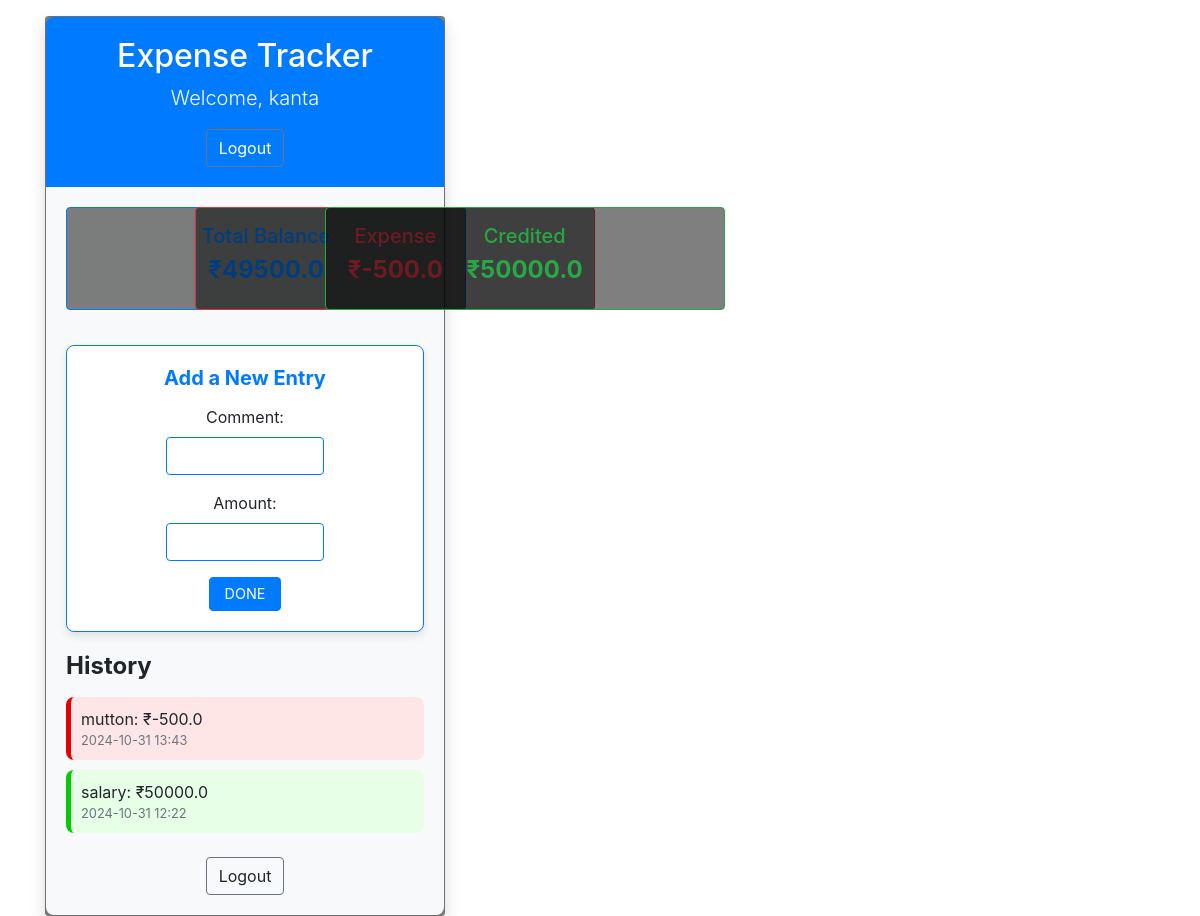
/tracker/ (signed in), run on the app's committed database.
### custuser/models.py (models this page shows, shortened)
class mycustomeuser(AbstractUser):
    username=None
    mobile=models.IntegerField(unique=True)
    profile_photo=models.ImageField(upload_to='uploads',default=None,blank=True,null=True)
    is_verified=models.BooleanField(default=False)
    USERNAME_FIELD='mobile'
    REQUIRED_FIELDS=[]
    objects=usermanager()

class trackermodel(models.Model):
    comment=models.CharField(max_length=100)
    amount=models.FloatField()
    user=models.ForeignKey(mycustomeuser,on_delete=models.CASCADE,null=True, blank=True)
    created_at=models.DateTimeField(auto_now=True)
    updated_at=models.DateTimeField(auto_now=True)

### custuser/views.py (the view, shortened to what this page needs)
# urls.py: path('tracker/',views.trackerview.as_view(),name='tracker'),
class trackerview(CreateView,ListView):
    model =trackermodel
    form_class = trackerform
    template_name = 'custuser/tracker4.html'
    success_url='/tracker/'  # Redirect after creating an entry
    def get_queryset(self):
        a1= trackermodel.objects.filter(user=self.request.user)
        a2= trackermodel.objects.filter(user=self.request.user).aggregate(total_amount=Sum('amount'))
        a3=trackermodel.objects.filter(user=self.request.user,amount__gte=0).aggregate(total_amount=Sum('amount'))
        a4=trackermodel.objects.filter(user=self.request.user,amount__lt=0).aggregate(total_amount=Sum('amount'))
        return [a1,a2,a3,a4]
    def get_context_data(self, **kwargs
                         ):
        context = super().get_context_data(**kwargs)
        context['object_list'] = self.get_queryset()[0]  # List of all records
        context['form'] = self.get_form()  # Form for creating new record
        context['total']=self.get_queryset()[1]['total_amount']
        context['Creadited']=self.get_queryset()[2]['total_amount']
        context['expense']=self.get_queryset()[3]['total_amount']
        return context

### custuser/forms.py
class trackerform(forms.ModelForm):
    class Meta:
        model=trackermodel
        fields=['comment','amount']

### custuser/templates/custuser/tracker4.html (shortened to what this page needs)
{% extends 'custuser/base.html' %}
{% block prv %}
<!DOCTYPE html>
<html lang="en">
<head>
    <link href="https://maxcdn.bootstrapcdn.com/bootstrap/4.5.2/css/bootstrap.min.css" rel="stylesheet">
    <link rel="stylesheet" href="https://cdnjs.cloudflare.com/ajax/libs/font-awesome/6.0.0-beta3/css/all.min.css">
</head>
<body>
<div class="container my-3">
    <div class="card shadow">
        <div class="tracker-header">
            <h2>Expense Tracker</h2>
            <p class="lead">Welcome, {{ request.user.first_name }}</p>
            <form action="{% url 'logout'%}" method="post">
                <button class="btn btn-outline-secondary lo1" value="Logout">Logout</button>
            </form>
        </div>
        <div class="tracker-body">
            <div class="row text-center mb-2">
                <div class="col-md-4 card-summary">
                    <div class="card p-3 border-primary" style="background-color:black;" >
                        <h5 class="text-primary" >Total Balance</h5>
                        <p class="h4 font-weight-bold text-primary">₹{{ total }}</p>
                    </div>
                </div>
                <div class="col-md-4 card-summary">
                    <div class="card p-3 border-danger" style="background-color:black;">
                        <h5 class="text-danger"  >Expense</h5>
                        <p class="h4 font-weight-bold text-danger">₹{{ expense }}</p>
                    </div>
                </div>
                <div class="col-md-4 card-summary">
                    <div class="card p-3 border-success" style="background-color:black;">
                        <h5 class="text-success" >Credited</h5>
                        <p class="h4 font-weight-bold text-success">₹{{ Creadited }}</p>
                    </div>
                </div>
            </div>
            <div class="form-container">
                <h5 class="font-weight-bold">Add a New Entry</h5>
                <form method="post" style="margin-left: 25%; margin-right:25%;">
                    {% for fm in form %}
                        <div class="form-group">
                            {{ fm.label_tag }}
                            <input type="{{ fm.field.widget.type }}" name="{{ fm.name }}" value="{{ fm.value|default_if_none:'' }}" class="form-control {% if fm.errors %}is-invalid{% endif %}">
                        </div>
                    {% endfor %}
                    <button type="submit" class="btn btn-primary btn-small">DONE</button>
                </form>
            </div>
            <h4 class="font-weight-bold mb-3">History</h4>
            <div class="history-list">
                {% for i in  object_list|dictsortreversed:"created_at" %}
                <div class="history-item {% if i.amount > 0 %}credit{% else %}expense{% endif %}">
                    <div class="history-item-details">
                        <span>{{ i.comment }}: ₹{{ i.amount }}</span>
                        <small class="text-muted-small">{{ i.created_at|date:"Y-m-d H:i" }}</small>
                    </div>
                </div>
                {% endfor %}
            </div>
            <div class="text-center mt-4">
                <form action="{% url 'logout' %}" method="post">
                    <a class="btn btn-outline-secondary lo1">Logout</a>
                </form>
            </div>
        </div>
    </div>
</div>
</body>
</html>
{% endblock %}

### custuser/templates/custuser/style.css (style rules this page uses)
html,body { background-image: url(''); background-size: cover; background-repeat: no-repeat; height: 100%; font-family: 'Numans', sans-serif; }
.container { height: 100%; align-content: center; }
.card { height: 370px; margin-top: auto; margin-bottom: auto; width: 400px; background-color: rgba(0,0,0,0.5) !important; }

### custuser/templates/custuser/tracker4.html (style rules this page uses)
.tracker-header { background-color: #007bff; color: #fff; padding: 20px; text-align: center; border-radius: 8px 8px 0 0; }
.tracker-body { background-color: #f8f9fa; padding: 20px; border-radius: 0 0 8px 8px; }
.card-summary { margin-bottom: 15px; }
.history-item { display: flex; align-items: center; justify-content: space-between; margin-bottom: 10px; padding: 10px; border-radius: 8px; transition: transform 0.2s; }
.history-item.expense { background-color: #ffe6e6; border-left: 5px solid #e60000; }
.history-item.credit { background-color: #e6ffe6; border-left: 5px solid #00cc00; }
.history-item-details { display: flex; flex-direction: column; }
.btn-small { padding: 5px 15px; font-size: 0.9em; }
.text-muted-small { font-size: 0.8em; color: #6c757d; }
.form-container { margin: 20px 0; text-align: center; border: 1px solid #007bff; border-radius: 8px; padding: 20px; background-color: #ffffff; box-shadow: 0 4px 8px rgba(0, 0, 0, 0.1); }
.form-container h5 { margin-bottom: 15px; color: #007bff; }
.form-control { border: 1px solid #007bff; border-radius: 4px; transition: border-color 0.2s; }
.lo1 { color:white; margin-inline-end: -30.75 rem; }

### data on the page
mycustomeuser: user.first_name "kanta"
trackermodel: comment "mutton", amount "-500.0", created_at "2024-10-31 13:43"
trackermodel: comment "salary", amount "50000.0", created_at "2024-10-31 12:22"

### other printed values
{{ expense }} "-500.0"
{{ Creadited }} "50000.0"
{{ fm.label_tag }} "Comment:" "Amount:"
